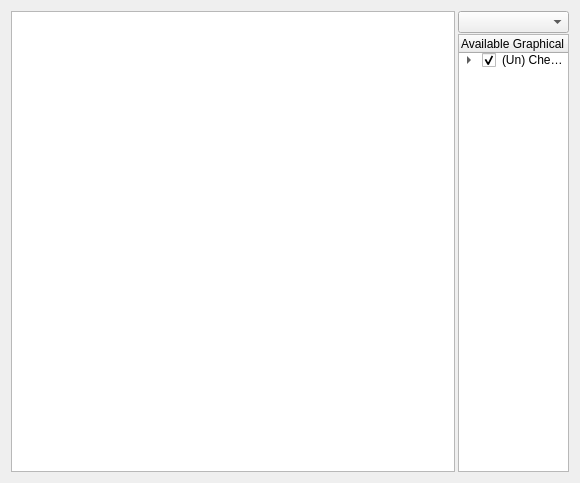
<?xml version="1.0" encoding="UTF-8"?>
<ui version="4.0">
 <class>LocalWorldController</class>
 <widget class="QWidget" name="LocalWorldController">
  <property name="geometry">
   <rect>
    <x>0</x>
    <y>0</y>
    <width>580</width>
    <height>483</height>
   </rect>
  </property>
  <property name="windowTitle">
   <string>Form</string>
  </property>
  <layout class="QGridLayout" name="gridLayout">
   <item row="0" column="0">
    <layout class="QHBoxLayout" name="horizontalLayout" stretch="4,1">
     <property name="spacing">
      <number>3</number>
     </property>
     <item>
      <widget class="QGraphicsView" name="graphicsView"/>
     </item>
     <item>
      <layout class="QVBoxLayout" name="verticalLayout_5">
       <property name="spacing">
        <number>1</number>
       </property>
       <item>
        <widget class="QComboBox" name="comboBox"/>
       </item>
       <item>
        <widget class="QTreeWidget" name="checkTree">
         <column>
          <property name="text">
           <string>Available Graphical Elements</string>
          </property>
         </column>
         <item>
          <property name="text">
           <string>(Un) Check all</string>
          </property>
          <property name="checkState">
           <enum>Checked</enum>
          </property>
          <item>
           <property name="text">
            <string>Estimated Robot Pose</string>
           </property>
           <property name="checkState">
            <enum>Checked</enum>
           </property>
          </item>
          <item>	
           <property name="text">
            <string>Robot Pose Uncertainty</string>
           </property>
           <property name="checkState">
            <enum>Checked</enum>	
           </property>
          </item>
          <item>	
           <property name="text">
            <string>Robot Pose Hypothesis</string>
           </property>
           <property name="checkState">
            <enum>Checked</enum>	
           </property>
          </item>
          <item>
           <property name="text">
            <string>Odometry</string>
           </property>
           <property name="checkState">
            <enum>Checked</enum>
           </property>
          </item>
          <item>
           <property name="text">
            <string>Robot Trace</string>
           </property>
           <property name="checkState">
            <enum>Checked</enum>
           </property>
          </item>
          <item>
           <property name="text">
            <string>Estimated Ball Position</string>
           </property>
           <property name="checkState">
            <enum>Checked</enum>
           </property>
          </item>
          <item>
           <property name="text">
            <string>Ball Observation</string>
           </property>
           <property name="checkState">
            <enum>Checked</enum>
           </property>
          </item>
          <item>
           <property name="text">
            <string>Landmark Observations</string>
           </property>
           <property name="checkState">
            <enum>Checked</enum>
           </property>
          </item>
          <item>
           <property name="text">
            <string>Localization Particles</string>
           </property>
           <property name="checkState">
            <enum>Checked</enum>
           </property>
          </item>
          <item>
           <property name="text">
            <string>Robot View Field Projection</string>
           </property>
           <property name="checkState">
            <enum>Checked</enum>
           </property>
          </item>
          <item>
           <property name="text">
            <string>Walk Commands</string>
           </property>
           <property name="checkState">
            <enum>Checked</enum>
           </property>
          </item>
          <item>
           <property name="text">
            <string>Estimated Teammate Positions</string>
           </property>
           <property name="checkState">
            <enum>Checked</enum>
           </property>     
          </item>
         </item>
        </widget>
       </item>
      </layout>
     </item>
    </layout>
   </item>
  </layout>
 </widget>
 <resources/>
 <connections/>
</ui>
